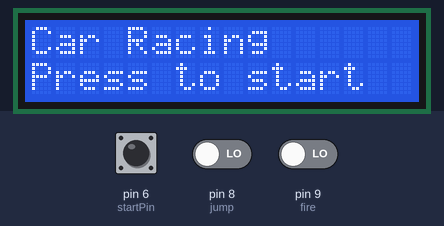
Simulated run of this sketch. Board: Arduino Uno, built with avr-gcc and run on an emulated ATmega328P. Parts: 16×2 character LCD. Inputs (shaded band) come from the test bench; at power-on: pin 6 (startPin) LOW, pin 9 (fire) LOW, pin 8 (jump) LOW. Random numbers use the default seed unless the sketch sets one; what the sketch prints to the serial monitor is not drawn.

Above: at 1.3 s.
1.4 s: pin 6 (startPin) pulled HIGH for 0.15 s
At 1.8 s:
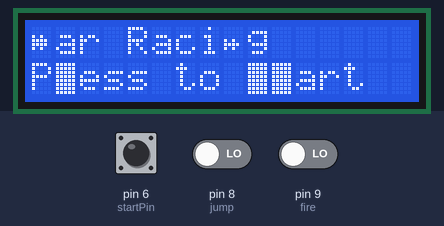
4.4 s: pin 9 (fire) driven HIGH
At 4.9 s:
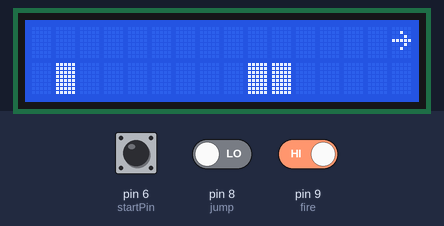
6.6 s: pin 8 (jump) driven HIGH
At 7.2 s:
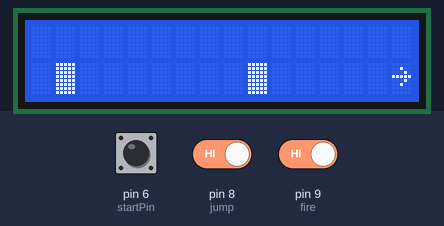
8.8 s: pin 9 (fire) driven LOW
At 9.3 s:
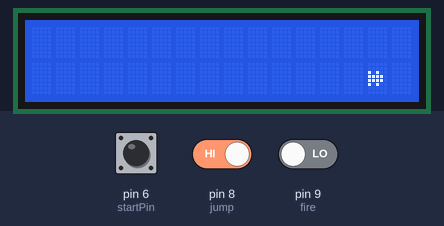
11.8 s: pin 9 (fire) driven HIGH
At 12.4 s:
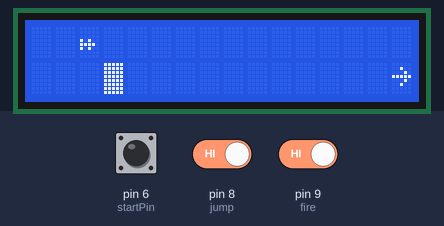
14.1 s: pin 8 (jump) driven LOW
At 19.1 s:
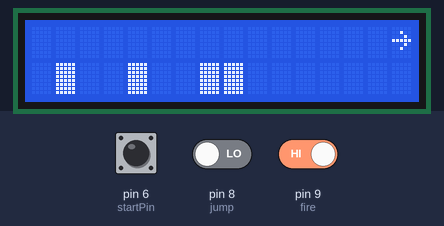
Timing chart, 0 to 20.1 s (numbered marks = the images above; inputs shaded):
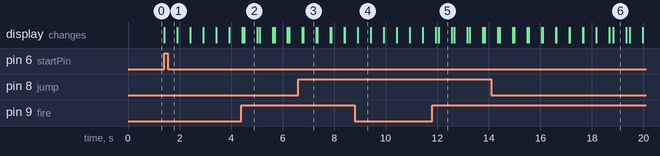

Measured:
- after the input at 1.4 s, the display: changes at once (image 1)
- what the display in image 2 shows lasts 0.5 s, from 4.5 s to 5.0 s

The sketch:

proj2.ino
```cpp
#include <LiquidCrystal.h>

byte car[8]={
    B00000,
    B00000,
    B10100,
    B11110,
    B11110,
    B10100,
    B00000,
    B00000
};
byte obst[8]={
    B11111,
    B11111,
    B11111,
    B11111,
    B11111,
    B11111,
    B11111,
    B11111
};
byte truck[8]={
    B00000,
    B00000,
    B00000,
    B10100,
    B11110,
    B10100,
    B00000,
    B00000
};

const int rs = 12, en = 11, d4 = 5, d5 = 4, d6 = 3, d7 = 2;
const int startPin = 6;
const int jump=8;
const int fire=9;
int start=0;

//set buttonstates
bool jumpState=0;
bool fireState=0;
//random number for position of obstacles
int randomNums[6];
//random number for number of obstacles
int randomNum=0;
//random number for position of pts
int randomNums1[3];
//random number for number of pts
int randomNum1=0;
//made this boolean to check if button2 is pressed because if it's pressed once in the first for loop i want obstacles not to be written until the end of it
bool temp=0;
//this variable stores the positions of the car while he shoots. there can be 16 positions because the warrior has 16 positions.
int tempI[16];
//i use this boolean to check if the point is catched
bool temp1=0;
bool str = false;
int curr = 0;
//use this variable to store the position of the catched point. it must be and array to store the position of all the points in one iteration of the first for loop. if it stored just one position, then the "old" point would come back in the new iteration
int tempI1[16];
//use this variable to have a number of shots of the car, which is also the length of an array tempI
int fireIsPressed=0;
int fireIsPressed1=0;
LiquidCrystal lcd(rs, en, d4, d5, d6, d7);

void setup() {
  Serial.begin(9600);
  // set up the LCD's number of columns and rows:
  lcd.begin(16, 2);
  // set buttonpin mode
  pinMode(jump,INPUT);
  pinMode(fire,INPUT);
  lcd.createChar(1, car);
  lcd.createChar(2, obst);
  lcd.createChar(3, truck);
  lcd.begin(16,2);
  lcd.setCursor(0, 0);
  lcd.print("Car Racing");
  lcd.setCursor(0, 1);
  lcd.print("Press to start");
}

void loop() {
  start=digitalRead(startPin);
  if (start==HIGH){ str = true;}
  while(str){
    here:
    randomNum=random(2, 8);
    for(int i=0; i<randomNum; ++i){randomNums[i]=random(16);}
    randomNum1=random(1,4);
    for(int i=0; i<randomNum1; ++i){randomNums1[i]=random(16);}
    //i reset temp variable before every new for loop because the cycle of the moving car starts again
    temp=0;
    temp1=0;
    fireIsPressed=0;
    fireIsPressed1=0;
    //loop that writes car on the lcd which jumps everytime button is pressed
    for(int i=0; i<16; ++i){
           jumpState=digitalRead(jump);
           fireState=digitalRead(fire);
           if(!temp){
                for(int j=0; j<randomNum; ++j){
                    lcd.setCursor(randomNums[j],1);
                    lcd.write(2);
                 }
           }
           //checking if the car had shot but there were obstacles before him, we want those obstacles to stay
           else{
            for(int j=0; j<randomNum; ++j){
           //i check only the tempI[0] position because that's the when the car shot for the first time and he removed all the remaining obstacles
              if(tempI[0]>randomNums[j]){
                lcd.setCursor(randomNums[j],1);
                lcd.write(2);
                }
              }
            }
          if(!temp1){
                    for(int j=0; j<randomNum1; ++j){
                      lcd.setCursor(randomNums1[j],0);
                      lcd.write(3);
                 }
           }
           //checking if the car had shot but there were trucks before him, we want those obstacles to stay
           else{
            for(int j=0; j<randomNum1; ++j){
           //i check only the tempI1[0] position because that's the when the car shot for the first time and he removed all the remaining trucks
              if(tempI1[0]>randomNums1[j]){
                lcd.setCursor(randomNums1[j],0);
                lcd.write(3);
                }
              }
            }
            //if the button is pressed we set the cursor up (so that our car jumps)
            if(jumpState==HIGH) {
              curr = !curr;
            }
            lcd.setCursor(i,curr);
            lcd.write(1);

            //if fire button is pressed our car shoots. i had to put this loop here so that car shoots from his current spot and then continues to move.
             if (fireState==HIGH){
              if (curr == 1){
                temp=1;
                //if the jump button is low then we remove all the obstacles. that's why the state if temp variable is changed
                if(jumpState==LOW) {tempI[fireIsPressed]=i;}
                ++fireIsPressed;
                Serial.println(fireIsPressed);
                for(int k=i+1; k<16; ++k){
                    lcd.setCursor(k,curr);
                    lcd.print("~");
                    delay(5);

                    lcd.setCursor(k-1,curr);
                    lcd.print(" ");
                    delay(5);
                }
              }else{
                temp1=1;
                //if the jump button is low then we remove all the trucks. that's why the state if temp1 variable is changed
                if(jumpState==LOW) {tempI1[fireIsPressed1]=i;}
                ++fireIsPressed1;
                for(int s=i+1; s<16; ++s){
                    lcd.setCursor(s,curr);
                    lcd.print("~");
                    delay(5);

                    lcd.setCursor(s-1,curr);
                    lcd.print(" ");
                    delay(5);
                }
              }
           }
            delay(500);
            lcd.clear();
             //checking if the positions of the truck and the car are the same then they collide it is the end of the game
            for(int l=0; l<randomNum1; ++l){
              if(i==randomNums1[l] && curr==0 && temp1==0){
                   lcd.clear();
                   lcd.setCursor(4,0);
                   lcd.print("GAME OVER");
                   lcd.setCursor(1,1);
                   lcd.print("Wait 3 seconds");
                   delay(3000);
                   lcd.clear();
                   //i must skip the for loop because otherwise the game would continue where it ended
                   goto here;
                 }
             }
            //checking if the positions of the obstacle and the car are the same then they collide and it is the end of the game
         for(int j=0; j<randomNum; ++j){
           if(i==randomNums[j] && curr==1 && temp==0) {
               lcd.clear();
               lcd.setCursor(4,0);
               lcd.print("GAME OVER");
               lcd.setCursor(1,1);
               lcd.print("Wait 3 seconds");
               delay(3000);
               lcd.clear();
               goto here;
           }
          }
        }
      }
}
```
